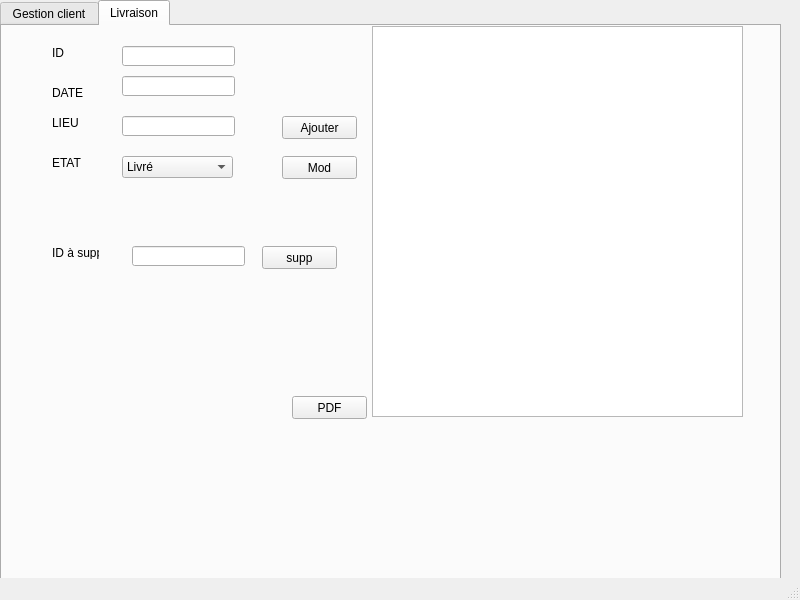
<?xml version="1.0" encoding="UTF-8"?>
<ui version="4.0">
 <class>MainWindow</class>
 <widget class="QMainWindow" name="MainWindow">
  <property name="geometry">
   <rect>
    <x>0</x>
    <y>0</y>
    <width>800</width>
    <height>600</height>
   </rect>
  </property>
  <property name="windowTitle">
   <string>MainWindow</string>
  </property>
  <widget class="QWidget" name="centralwidget">
   <widget class="QTabWidget" name="tabWidget">
    <property name="geometry">
     <rect>
      <x>0</x>
      <y>0</y>
      <width>781</width>
      <height>591</height>
     </rect>
    </property>
    <property name="currentIndex">
     <number>1</number>
    </property>
    <widget class="QWidget" name="tab">
     <attribute name="title">
      <string>Gestion client</string>
     </attribute>
     <widget class="QLineEdit" name="lineEdit_id">
      <property name="geometry">
       <rect>
        <x>120</x>
        <y>60</y>
        <width>113</width>
        <height>20</height>
       </rect>
      </property>
     </widget>
     <widget class="QLineEdit" name="lineEdit_nom">
      <property name="geometry">
       <rect>
        <x>120</x>
        <y>100</y>
        <width>113</width>
        <height>20</height>
       </rect>
      </property>
      <property name="text">
       <string/>
      </property>
     </widget>
     <widget class="QLineEdit" name="lineEdit_prenom">
      <property name="geometry">
       <rect>
        <x>120</x>
        <y>140</y>
        <width>113</width>
        <height>20</height>
       </rect>
      </property>
     </widget>
     <widget class="QLineEdit" name="lineEdit_num">
      <property name="geometry">
       <rect>
        <x>120</x>
        <y>180</y>
        <width>113</width>
        <height>20</height>
       </rect>
      </property>
     </widget>
     <widget class="QLineEdit" name="lineEdit_mail">
      <property name="geometry">
       <rect>
        <x>120</x>
        <y>220</y>
        <width>113</width>
        <height>20</height>
       </rect>
      </property>
     </widget>
     <widget class="QLineEdit" name="lineEdit_adress">
      <property name="geometry">
       <rect>
        <x>120</x>
        <y>270</y>
        <width>113</width>
        <height>20</height>
       </rect>
      </property>
     </widget>
     <widget class="QLabel" name="label">
      <property name="geometry">
       <rect>
        <x>50</x>
        <y>60</y>
        <width>47</width>
        <height>13</height>
       </rect>
      </property>
      <property name="text">
       <string>ID</string>
      </property>
     </widget>
     <widget class="QLabel" name="label_2">
      <property name="geometry">
       <rect>
        <x>50</x>
        <y>100</y>
        <width>47</width>
        <height>13</height>
       </rect>
      </property>
      <property name="text">
       <string>NOM</string>
      </property>
     </widget>
     <widget class="QLabel" name="label_3">
      <property name="geometry">
       <rect>
        <x>50</x>
        <y>140</y>
        <width>47</width>
        <height>13</height>
       </rect>
      </property>
      <property name="text">
       <string>PRENOM</string>
      </property>
     </widget>
     <widget class="QLabel" name="label_4">
      <property name="geometry">
       <rect>
        <x>50</x>
        <y>180</y>
        <width>47</width>
        <height>13</height>
       </rect>
      </property>
      <property name="text">
       <string>NUM</string>
      </property>
     </widget>
     <widget class="QLabel" name="label_9">
      <property name="geometry">
       <rect>
        <x>50</x>
        <y>230</y>
        <width>47</width>
        <height>13</height>
       </rect>
      </property>
      <property name="text">
       <string>MAIL</string>
      </property>
     </widget>
     <widget class="QLabel" name="label_10">
      <property name="geometry">
       <rect>
        <x>50</x>
        <y>270</y>
        <width>47</width>
        <height>13</height>
       </rect>
      </property>
      <property name="text">
       <string>ADRESS</string>
      </property>
     </widget>
     <widget class="QPushButton" name="pushButton">
      <property name="geometry">
       <rect>
        <x>260</x>
        <y>160</y>
        <width>75</width>
        <height>23</height>
       </rect>
      </property>
      <property name="text">
       <string>Ajout</string>
      </property>
     </widget>
     <widget class="QTableView" name="tableView">
      <property name="geometry">
       <rect>
        <x>380</x>
        <y>0</y>
        <width>381</width>
        <height>381</height>
       </rect>
      </property>
     </widget>
     <widget class="QLineEdit" name="lineEdit_ids">
      <property name="geometry">
       <rect>
        <x>120</x>
        <y>360</y>
        <width>113</width>
        <height>20</height>
       </rect>
      </property>
     </widget>
     <widget class="QLabel" name="label_11">
      <property name="geometry">
       <rect>
        <x>30</x>
        <y>360</y>
        <width>81</width>
        <height>20</height>
       </rect>
      </property>
      <property name="text">
       <string>ID à supprimer</string>
      </property>
     </widget>
     <widget class="QPushButton" name="pushButton_2">
      <property name="geometry">
       <rect>
        <x>250</x>
        <y>360</y>
        <width>75</width>
        <height>23</height>
       </rect>
      </property>
      <property name="text">
       <string>Supp</string>
      </property>
     </widget>
     <widget class="QPushButton" name="pushButton_3">
      <property name="geometry">
       <rect>
        <x>260</x>
        <y>200</y>
        <width>75</width>
        <height>23</height>
       </rect>
      </property>
      <property name="text">
       <string>Mod</string>
      </property>
     </widget>
     <widget class="QPushButton" name="pushButton_4">
      <property name="geometry">
       <rect>
        <x>690</x>
        <y>380</y>
        <width>75</width>
        <height>23</height>
       </rect>
      </property>
      <property name="text">
       <string>Refresh</string>
      </property>
     </widget>
    </widget>
    <widget class="QWidget" name="tab_2">
     <attribute name="title">
      <string>Livraison</string>
     </attribute>
     <widget class="QLineEdit" name="lineEdit_id_2">
      <property name="geometry">
       <rect>
        <x>120</x>
        <y>20</y>
        <width>113</width>
        <height>20</height>
       </rect>
      </property>
     </widget>
     <widget class="QLineEdit" name="lineEdit_date">
      <property name="geometry">
       <rect>
        <x>120</x>
        <y>50</y>
        <width>113</width>
        <height>20</height>
       </rect>
      </property>
     </widget>
     <widget class="QLineEdit" name="lineEdit_lieu">
      <property name="geometry">
       <rect>
        <x>120</x>
        <y>90</y>
        <width>113</width>
        <height>20</height>
       </rect>
      </property>
     </widget>
     <widget class="QLabel" name="label_5">
      <property name="geometry">
       <rect>
        <x>50</x>
        <y>20</y>
        <width>47</width>
        <height>13</height>
       </rect>
      </property>
      <property name="text">
       <string>ID</string>
      </property>
     </widget>
     <widget class="QLabel" name="label_6">
      <property name="geometry">
       <rect>
        <x>50</x>
        <y>60</y>
        <width>47</width>
        <height>13</height>
       </rect>
      </property>
      <property name="text">
       <string>DATE</string>
      </property>
     </widget>
     <widget class="QLabel" name="label_7">
      <property name="geometry">
       <rect>
        <x>50</x>
        <y>90</y>
        <width>47</width>
        <height>13</height>
       </rect>
      </property>
      <property name="text">
       <string>LIEU</string>
      </property>
     </widget>
     <widget class="QLabel" name="label_8">
      <property name="geometry">
       <rect>
        <x>50</x>
        <y>130</y>
        <width>47</width>
        <height>13</height>
       </rect>
      </property>
      <property name="text">
       <string>ETAT</string>
      </property>
     </widget>
     <widget class="QPushButton" name="pushButton_5">
      <property name="geometry">
       <rect>
        <x>280</x>
        <y>90</y>
        <width>75</width>
        <height>23</height>
       </rect>
      </property>
      <property name="text">
       <string>Ajouter</string>
      </property>
     </widget>
     <widget class="QLineEdit" name="lineEdit">
      <property name="geometry">
       <rect>
        <x>130</x>
        <y>220</y>
        <width>113</width>
        <height>20</height>
       </rect>
      </property>
     </widget>
     <widget class="QLabel" name="label_12">
      <property name="geometry">
       <rect>
        <x>50</x>
        <y>220</y>
        <width>47</width>
        <height>13</height>
       </rect>
      </property>
      <property name="text">
       <string>ID à supp</string>
      </property>
     </widget>
     <widget class="QPushButton" name="pushButton_6">
      <property name="geometry">
       <rect>
        <x>260</x>
        <y>220</y>
        <width>75</width>
        <height>23</height>
       </rect>
      </property>
      <property name="text">
       <string>supp</string>
      </property>
     </widget>
     <widget class="QTableView" name="tableView_2">
      <property name="geometry">
       <rect>
        <x>370</x>
        <y>0</y>
        <width>371</width>
        <height>391</height>
       </rect>
      </property>
     </widget>
     <widget class="QPushButton" name="pushButton_7">
      <property name="geometry">
       <rect>
        <x>280</x>
        <y>130</y>
        <width>75</width>
        <height>23</height>
       </rect>
      </property>
      <property name="text">
       <string>Mod</string>
      </property>
     </widget>
     <widget class="QComboBox" name="comboBox">
      <property name="geometry">
       <rect>
        <x>120</x>
        <y>130</y>
        <width>111</width>
        <height>22</height>
       </rect>
      </property>
      <item>
       <property name="text">
        <string>Livré</string>
       </property>
      </item>
      <item>
       <property name="text">
        <string>Non livré</string>
       </property>
      </item>
     </widget>
     <widget class="QPushButton" name="pushButton_8">
      <property name="geometry">
       <rect>
        <x>290</x>
        <y>370</y>
        <width>75</width>
        <height>23</height>
       </rect>
      </property>
      <property name="text">
       <string>PDF</string>
      </property>
     </widget>
    </widget>
   </widget>
  </widget>
  <widget class="QMenuBar" name="menubar">
   <property name="geometry">
    <rect>
     <x>0</x>
     <y>0</y>
     <width>800</width>
     <height>21</height>
    </rect>
   </property>
  </widget>
  <widget class="QStatusBar" name="statusbar"/>
 </widget>
 <resources/>
 <connections/>
</ui>
